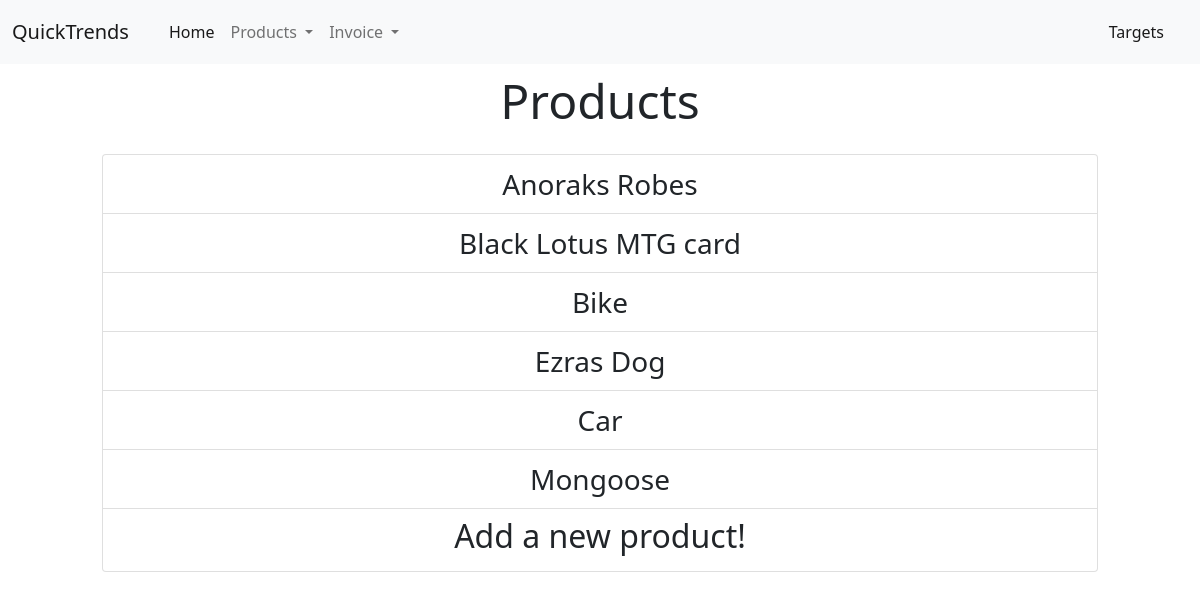
Before: /products/ with the older database file.
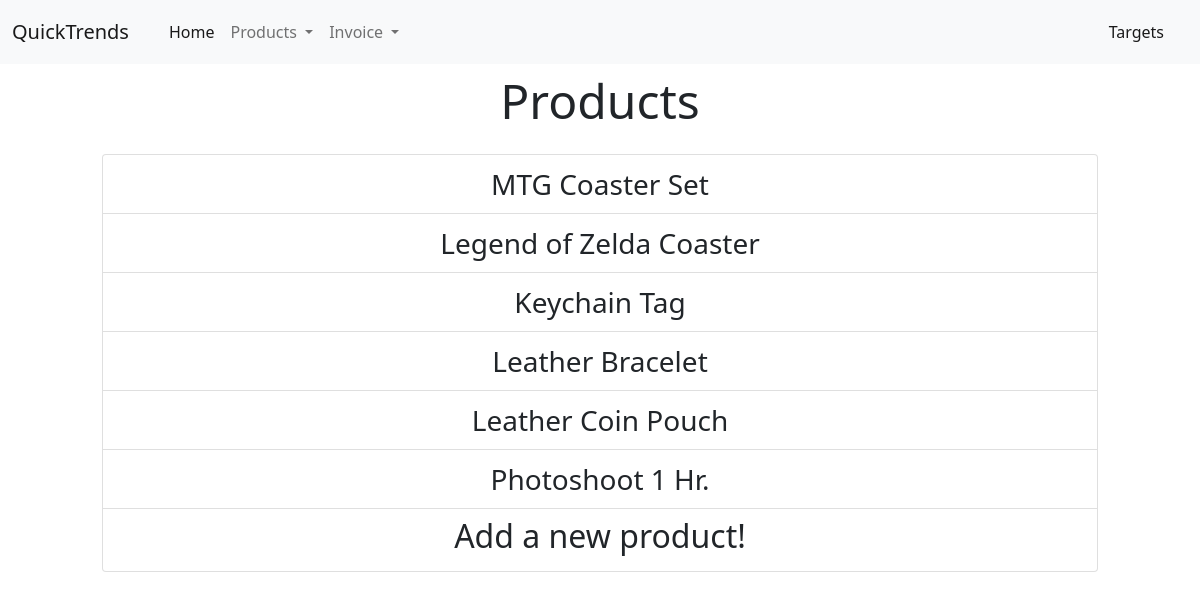
After: the same page with the newer database file.
### Inventory/models.py (models this page shows)
class Product(models.Model):
    name = models.CharField(max_length=128)
    description = models.CharField(max_length=200)
    cost = models.DecimalField(decimal_places=2, max_digits=10, default=Decimal(0.00))
    sale_price = models.DecimalField(decimal_places=2, max_digits=10)
    stock = models.PositiveIntegerField(default=0)
    def __str__(self):
        return self.name
    class Meta:
        verbose_name = 'Product'

### Inventory/views.py (the view)
# urls.py: path('', ProductHome.as_view(), name='productlist'),
class ProductHome(ListView):
    model = Product

### Inventory/templates/Inventory/product_list.html (shortened to what this page needs)
{% extends "base.html" %}
{% block body %}
<div class="container">
    <div class="row mx-5 justify-content-around text-center">
        <div class="col-12">
            <h3 class="display-5 py-2">Products</h3>
            <div class="list-group py-2 text-center">
                {% for product in product_list %}
                    <a style="font-size: 28px" href="{% url 'inventory:productdetail' product.id %}" class="list-group-item list-group-item-action py-2" aria-current="true">
                        {{ product }}
                    </a>
                {% endfor %}
                <a class="list-group-item list-group-item-action py-2" href="{% url 'inventory:productcreate' %}"><h2>Add a new product!</h2></a>
            </div>
        </div>
    </div>
</div>
{% endblock body %}

Changed rows visible on the page:
removed Product: name "Anoraks Robes"
removed Product: name "Black Lotus MTG card"
removed Product: name "Bike"
removed Product: name "Ezras Dog"
removed Product: name "Car"
removed Product: name "Mongoose"
added Product: name "MTG Coaster Set"
added Product: name "Legend of Zelda Coaster"
added Product: name "Keychain Tag"
added Product: name "Leather Bracelet"
added Product: name "Leather Coin Pouch"
added Product: name "Photoshoot 1 Hr."
